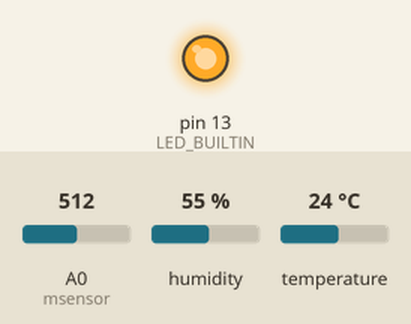
A sketch run on a simulated Arduino Uno, built with avr-gcc and run on an emulated ATmega328P. Parts: output pins drawn as LEDs (lit = HIGH). Inputs (shaded band) come from the test bench; at power-on: A0 (msensor) = 512, humidity 55 %, temperature 24 °C. What the sketch prints to the serial monitor is not drawn.

Above: at 0.1 s.
Timing chart, 0 to 1.6 s (numbered marks = the images above):
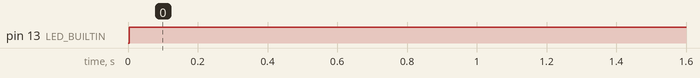

Measured:
- by itself, pin 13 (LED_BUILTIN): LOW → HIGH at 0.00 s

The sketch:

temp_humi_PLXDAQ.ino
```cpp
#include <DHT.h>
#include <DHT_U.h>

#define dataPin 2 //DHT connected to 2
DHT dht(dataPin, DHT11);
int msensor=A0;
void setup() {
  Serial.begin(9600);
  dht.begin();
  pinMode(LED_BUILTIN,OUTPUT);
  digitalWrite(LED_BUILTIN,LOW);
  Serial.println("CLEARDATA");        //This string is defined as a
                                      // commmand for the Excel VBA
                                      // to clear all the rows and columns
  Serial.println("LABEL,Computer Time,Temperature,Humidity, Soil Moisture");
                                      //LABEL command creates label for
                                      // columns in the first row with bold font
}
void loop() {
  digitalWrite(LED_BUILTIN,HIGH);
  float t = dht.readTemperature();
  float h = dht.readHumidity();
  float m = analogRead(msensor);
  m= map(m, 1023,300,0,100);
  Serial.print("DATA,TIME,");
  Serial.print(t);
  Serial.print(" C ,");
  Serial.print(h);
  Serial.print(" % ,");
  Serial.print(m);
  Serial.println(" % ");
  Serial.println("SAVEWORKBOOK");
  delay(2000);
}
```
